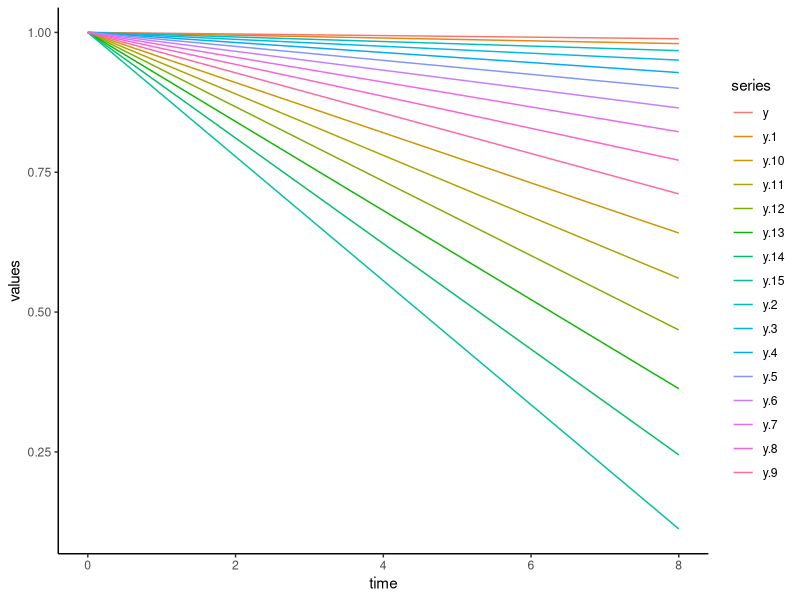
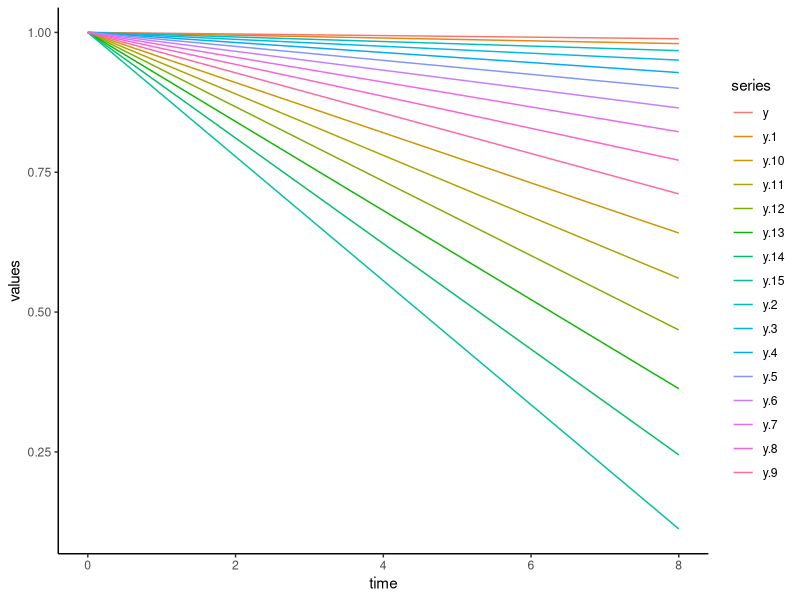

The R source for these figures, in order: (Note: this script raises an error after producing the figures.)
## ---- chunk 1
knitr::opts_chunk$set(echo = TRUE)
## ---- chunk 2
library(tidyverse)
library(deSolve)
library(magrittr)

## ---- chunk 3
m1_num_sol <- function(t, x, params){
  R <- x[1]
  with(as.list(params),{
    dR <- -f*R*S
    res <- c(dR)
    list(res)}
    )
}

maxTime <- 8  #length of foraging assay
times <- seq(0,maxTime,by=0.1)

params <- c(f=0.5,S=1/40)

xstart <- c(R=1)

output <- as.data.frame(lsoda(xstart, times, m1_num_sol, params))


## ---- chunk 4
m2_num_sol <- function(t, l, y, p_list){
   R<-y[1]
  with(as.list(p_list),{
    dR <- -f*R*S*l^gam
    res <- c(dR)
    list(res)}
    )
}

maxTime <- 8  #length of foraging assay
times <- seq(0,maxTime,by=0.1)

out2list <- list()
p_list <- cbind(l=seq(0.5,2,by=0.1),
            f=0.5,
            S=1/40,
            gam=2.15) 
#gamma value from Marta's AmNat paper
for(i in 1:nrow(p_list))
  out2list[[i]] <- ode(y=c(y=1),
                       times=times,
                       func=m2_num_sol,
                       parms=p_list[i,],
                       p_list=p_list[i,])

as.data.frame(out2list) %>%
  pivot_longer(-time,names_to="series",values_to="values") %>%
  filter(!grepl("time",series)) %>%
  ggplot(aes(x=time,
             y=values,
             color=series)) +
  geom_line() +
  theme_classic() +
  theme(panel.grid=element_blank())
## ---- chunk 5
m3_num_sol <- function(t, l, y, p_list2){
   R<-y[1]
  with(as.list(p_list2),{
    dR <- -R*S*l^gam*f_R*exp(T_A*(1/T_R-1/T))
    res <- c(dR)
    list(res)}
    )
}

maxTime <- 8  #length of foraging assay
times <- seq(0,maxTime,by=0.1)

out3list <- list()
p_list2 <- cbind(l=seq(0.5,2,by=0.1),
            f_R=0.00539,
            T_A=8740,
            T_R=293.15,
            f=0.5,
            S=1/40,
            gam=2.15) 
#gamma value from Marta's AmNat paper
for(i in 1:nrow(p_list))
  out2list[[i]] <- ode(y=c(y=1),
                       times=times,
                       func=m2_num_sol,
                       parms=p_list[i,],
                       p_list=p_list[i,])

as.data.frame(out2list) %>%
  pivot_longer(-time,names_to="series",values_to="values") %>%
  filter(!grepl("time",series)) %>%
  ggplot(aes(x=time,
             y=values,
             color=series)) +
  geom_line() +
  theme_classic() +
  theme(panel.grid=element_blank())
## ---- chunk 6
# read in foraging rate assay data - lives in Github - 2022 thermal zoops - raw data - foraging rate assay
# setwd("C:/Users/kschr/Documents/GitHub/2022-thermal-zoop-experiments/raw-data/foraging-rate-assay")
# forage<-read.csv("foraging_rate_exp_temp_nutrient_may2023.csv")
# get forage data frame set up how we want it to be

# first summarize control data
control <- forage %>% filter(trt=="C") %>%
  filter(!is.na(read)) %>%
  group_by(temp,resource) %>%
  summarize(mean_A = mean(read),
            se_A = sd(read)/sqrt(n()))

forage %<>% filter(trt !="C") %>%
  mutate(time_in=paste0(time_in_hr,":",time_in_min),
         time_measured=paste0(time_measured_hr,":",time_measured_min)) %>%
  mutate(assay_time = as.numeric(difftime(
    as.POSIXct(sprintf("%04s",time_measured),format="%H:%M"),
   as.POSIXct(sprintf("%04s",time_in),format="%H:%M") 
  ))) %>%
  select(c(temp,resource,read,block,length,assay_time))

forage <- merge(forage,control,by=c("temp","resource"))

forage %<>% mutate(
  vol = 40,
  assay_time_min = assay_time*60,
  foraging_rate = -log(read/mean_A)*(vol/assay_time_min),
  resource = as.factor(resource),
  temp = as.factor(temp),
  length = as.numeric(length)*17.86/1000 #corrects from raw length on scope to length in mm
)

ggplot(forage,aes(x=temp,y=foraging_rate,color=resource)) +
         geom_boxplot() +
         theme_classic()


#what if you account for length?
forage %<>% filter(!is.na(length)) %>% mutate(foraging_rate_per_length = -log(read/mean_A)*(vol/assay_time_min/length^2))

forage %>% ggplot(aes(x=temp,y=forag))
ggplot(forage,aes(x=temp,y=foraging_rate_per_length,color=resource)) +
         geom_boxplot() +
         theme_classic()

forage %>% ggplot(aes(x=length,y=foraging_rate,color=resource)) +
  geom_point() +
  facet_wrap(~temp) +
  theme_classic()

## ---- chunk 7
vol=40

con.f.con.u.nll <- function(f){ # the likelihood function - will fit f
  simulator <- function(times,y,params){  # simulate foraging dynamics
    A = y[1]
    with(as.list(params),{
      dA = -S*A*f*(length^gamma)
      res = c(dA)
      list(res)})}
  transm <- function(A, length, time, f) { # function to vectorize the simulation
    sim <- as.data.frame(lsoda(y=c(A=1,S=1), func=simulator, rtol=1e-4, atol=1e-4, # larger is faster but less accurate
              parms=c(f=f, gamma=2.15, length=length,S=1/vol), 
              times=seq(from=0, to=maxTime, by=0.5)))}}

sim <- as.data.frame(lsoda(y=c(A=1,S=1), func=simulator, rtol=1e-4, atol=1e-4, # larger is faster but less accurate
              parms=c(f=f, gamma=2.15, length=length,S=1/vol), 
              times=seq(from=0, to=maxTime, by=0.5)))

transm.sum <- data.frame(t(mapply(transm, A=forage$mean_A, length=forage$length, time=forage$assay_time_min, f=f)))

colnames(transm.sum) <- c("X1", "time", "Z.start", "Z.end", "A.start", "A.end", "S.start", "S.end", "I.start", "I.end")
#   transm.sum$f.resid <- log(transm.sum$A.end) - log (g.dat$fluor.) # residuals of feeding rate
#   transm.sum$u.LL <- dbinom(x=g.dat$infected, size=1, prob=transm.sum$I.end, log=TRUE) # log likelihood of infection data
#   transm.sum$f.LL <- dnorm(x=transm.sum$f.resid, mean=0, sd=sd(transm.sum$f.resid, na.rm=TRUE), log=TRUE) # ll of feeding data
#    throw out nonsensical parameters like negative u or negative infection prevalence
#   ifelse(u < 0 | any(transm.sum$I.end<0), 10000, # return a large number to prevent nonsense fit
#          -sum(transm.sum$u.LL, na.rm=T) + -sum(transm.sum$f.LL, na.rm=T)) # otherwise sum log liklihoods and send to optimizer
# }
